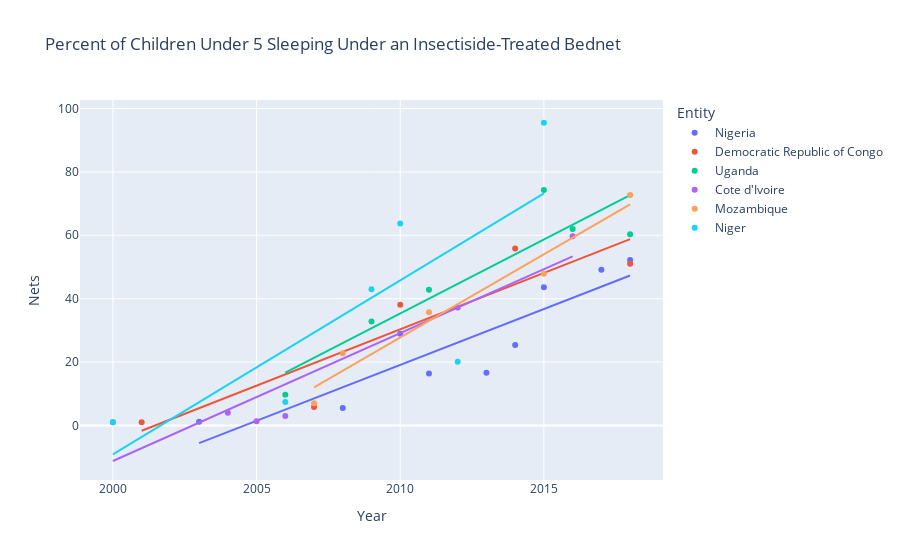

The notebook cell this image was saved under:
### Markdown cell above
The next plot shows the percentage of children sleeping under insecticide-treated bednets has been steadily increasing since 2000.

### Code cell
#hide_input
fig2 = px.scatter(
    top6_nets,
    x="Year",
    y="Nets",
    color="Entity",
    trendline = "ols",
    title = "Percent of Children Under 5 Sleeping Under an Insectiside-Treated Bednet")

fig2.show()

### Figure 1 — Plotly figure (JSON) as saved in the notebook; plotly's stock layout.template omitted (floating-point values rounded to 4 significant figures)
{"data": [{"hovertemplate": "Entity=Nigeria<br>Year=%{x}<br>Nets=%{y}<extra></extra>", "legendgroup": "Nigeria", "marker": {"color": "#636efa", "symbol": "circle"}, "mode": "markers", "name": "Nigeria", "orientation": "v", "showlegend": true, "type": "scatter", "x": [2003, 2008, 2010, 2011, 2013, 2014, 2015, 2017, 2018], "xaxis": "x", "y": [1.2, 5.5, 28.9, 16.4, 16.6, 25.4, 43.6, 49.1, 52.2], "yaxis": "y"}, {"hovertemplate": "<b>OLS trendline</b><br>Nets = 3.52399 * Year + -7064.12<br>R<sup>2</sup>=0.798301<br><br>Entity=Nigeria<br>Year=%{x}<br>Nets=%{y} <b>(trend)</b><extra></extra>", "legendgroup": "Nigeria", "marker": {"color": "#636efa", "symbol": "circle"}, "mode": "lines", "name": "Nigeria", "showlegend": false, "type": "scatter", "x": [2003, 2008, 2010, 2011, 2013, 2014, 2015, 2017, 2018], "xaxis": "x", "y": [-5.563, 12.06, 19.1, 22.63, 29.68, 33.2, 36.72, 43.77, 47.3], "yaxis": "y"}, {"hovertemplate": "Entity=Democratic Republic of Congo<br>Year=%{x}<br>Nets=%{y}<extra></extra>", "legendgroup": "Democratic Republic of Congo", "marker": {"color": "#EF553B", "symbol": "circle"}, "mode": "markers", "name": "Democratic Republic of Congo", "orientation": "v", "showlegend": true, "type": "scatter", "x": [2001, 2007, 2010, 2014, 2018], "xaxis": "x", "y": [1, 5.8, 38.1, 55.8, 51], "yaxis": "y"}, {"hovertemplate": "<b>OLS trendline</b><br>Nets = 3.55765 * Year + -7120.53<br>R<sup>2</sup>=0.828101<br><br>Entity=Democratic Republic of Congo<br>Year=%{x}<br>Nets=%{y} <b>(trend)</b><extra></extra>", "legendgroup": "Democratic Republic of Congo", "marker": {"color": "#EF553B", "symbol": "circle"}, "mode": "lines", "name": "Democratic Republic of Congo", "showlegend": false, "type": "scatter", "x": [2001, 2007, 2010, 2014, 2018], "xaxis": "x", "y": [-1.679, 19.67, 30.34, 44.57, 58.8], "yaxis": "y"}, {"hovertemplate": "Entity=Uganda<br>Year=%{x}<br>Nets=%{y}<extra></extra>", "legendgroup": "Uganda", "marker": {"color": "#00cc96", "symbol": "circle"}, "mode": "markers", "name": "Uganda", "orientation": "v", "showlegend": true, "type": "scatter", "x": [2006, 2009, 2011, 2015, 2016, 2018], "xaxis": "x", "y": [9.7, 32.8, 42.8, 74.3, 62, 60.3], "yaxis": "y"}, {"hovertemplate": "<b>OLS trendline</b><br>Nets = 4.66682 * Year + -9345<br>R<sup>2</sup>=0.833184<br><br>Entity=Uganda<br>Year=%{x}<br>Nets=%{y} <b>(trend)</b><extra></extra>", "legendgroup": "Uganda", "marker": {"color": "#00cc96", "symbol": "circle"}, "mode": "lines", "name": "Uganda", "showlegend": false, "type": "scatter", "x": [2006, 2009, 2011, 2015, 2016, 2018], "xaxis": "x", "y": [16.65, 30.65, 39.98, 58.65, 63.32, 72.65], "yaxis": "y"}, {"hovertemplate": "Entity=Cote d'Ivoire<br>Year=%{x}<br>Nets=%{y}<extra></extra>", "legendgroup": "Cote d'Ivoire", "marker": {"color": "#ab63fa", "symbol": "circle"}, "mode": "markers", "name": "Cote d'Ivoire", "orientation": "v", "showlegend": true, "type": "scatter", "x": [2000, 2004, 2005, 2006, 2012, 2016], "xaxis": "x", "y": [1, 4, 1.3, 3, 37.2, 59.7], "yaxis": "y"}, {"hovertemplate": "<b>OLS trendline</b><br>Nets = 4.03356 * Year + -8078.33<br>R<sup>2</sup>=0.887262<br><br>Entity=Cote d'Ivoire<br>Year=%{x}<br>Nets=%{y} <b>(trend)</b><extra></extra>", "legendgroup": "Cote d'Ivoire", "marker": {"color": "#ab63fa", "symbol": "circle"}, "mode": "lines", "name": "Cote d'Ivoire", "showlegend": false, "type": "scatter", "x": [2000, 2004, 2005, 2006, 2012, 2016], "xaxis": "x", "y": [-11.21, 4.927, 8.961, 12.99, 37.2, 53.33], "yaxis": "y"}, {"hovertemplate": "Entity=Mozambique<br>Year=%{x}<br>Nets=%{y}<extra></extra>", "legendgroup": "Mozambique", "marker": {"color": "#FFA15A", "symbol": "circle"}, "mode": "markers", "name": "Mozambique", "orientation": "v", "showlegend": true, "type": "scatter", "x": [2007, 2008, 2011, 2015, 2018], "xaxis": "x", "y": [7, 22.8, 35.7, 47.9, 72.7], "yaxis": "y"}, {"hovertemplate": "<b>OLS trendline</b><br>Nets = 5.24447 * Year + -10513.6<br>R<sup>2</sup>=0.956337<br><br>Entity=Mozambique<br>Year=%{x}<br>Nets=%{y} <b>(trend)</b><extra></extra>", "legendgroup": "Mozambique", "marker": {"color": "#FFA15A", "symbol": "circle"}, "mode": "lines", "name": "Mozambique", "showlegend": false, "type": "scatter", "x": [2007, 2008, 2011, 2015, 2018], "xaxis": "x", "y": [12.05, 17.29, 33.02, 54.0, 69.74], "yaxis": "y"}, {"hovertemplate": "Entity=Niger<br>Year=%{x}<br>Nets=%{y}<extra></extra>", "legendgroup": "Niger", "marker": {"color": "#19d3f3", "symbol": "circle"}, "mode": "markers", "name": "Niger", "orientation": "v", "showlegend": true, "type": "scatter", "x": [2000, 2006, 2009, 2010, 2012, 2015], "xaxis": "x", "y": [1, 7.4, 43, 63.7, 20.1, 95.5], "yaxis": "y"}, {"hovertemplate": "<b>OLS trendline</b><br>Nets = 5.48793 * Year + -10985<br>R<sup>2</sup>=0.616038<br><br>Entity=Niger<br>Year=%{x}<br>Nets=%{y} <b>(trend)</b><extra></extra>", "legendgroup": "Niger", "marker": {"color": "#19d3f3", "symbol": "circle"}, "mode": "lines", "name": "Niger", "showlegend": false, "type": "scatter", "x": [2000, 2006, 2009, 2010, 2012, 2015], "xaxis": "x", "y": [-9.112, 23.82, 40.28, 45.77, 56.74, 73.21], "yaxis": "y"}], "layout": {"legend": {"title": {"text": "Entity"}, "tracegroupgap": 0}, "title": {"text": "Percent of Children Under 5 Sleeping Under an Insectiside-Treated Bednet"}, "xaxis": {"anchor": "y", "domain": [0, 1], "title": {"text": "Year"}}, "yaxis": {"anchor": "x", "domain": [0, 1], "title": {"text": "Nets"}}}}
